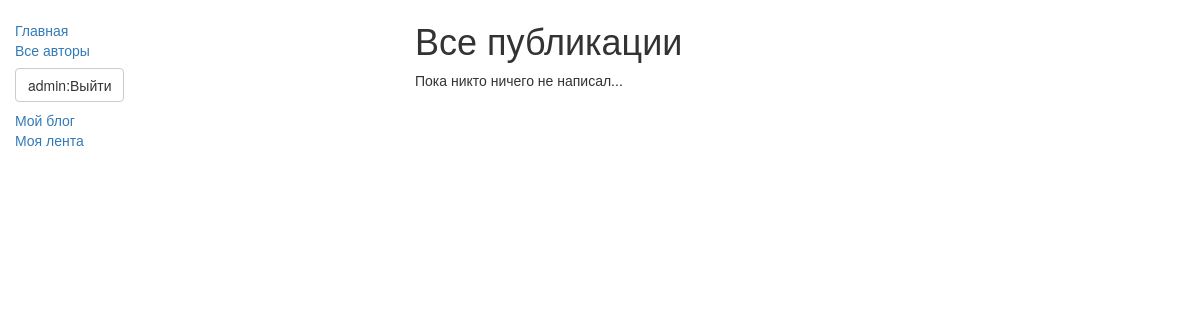
Before: / (signed in) with the older database file.
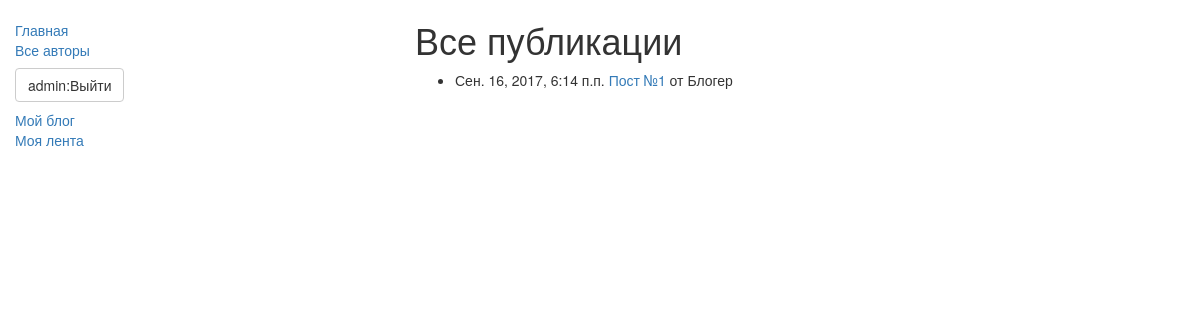
After: the same page with the newer database file.
### blog/models.py (models this page shows, shortened)
class Post(models.Model):
    title = models.CharField(max_length=256, verbose_name='Заголовок')
    created = models.DateTimeField(auto_now_add=True, verbose_name='Создано')
    published = models.DateTimeField(blank=True, null=True, verbose_name='Опубликовано')
    content = models.TextField(verbose_name='Контент')
    author = models.ForeignKey(Profile, related_name='author')
    def get_absolute_url(self):
        return '/post/%i/' % self.pk
    class Meta:
        ordering = ('-published',)

class Profile(models.Model):
    user = models.OneToOneField(User, on_delete=models.CASCADE)
    blog_name = models.CharField(max_length=1024, verbose_name='Название блога')
    subscribes = models.ManyToManyField("self", blank=True, symmetrical=False)  # Подписки

### blog/views.py (the view)
# urls.py: url(r'^$', views.PostsListView.as_view(model=blog.Post), name='index'),
class PostsListView(ListView):
    model = Post
    context_object_name = 'posts_list'
    queryset = Post.objects.exclude(published__isnull=True)
    template_name = 'posts/index.html'

### blog/templates/posts/index.html
{% extends 'base_generic.html' %} {% block content %}
<h1>Все публикации</h1>
{% if posts_list %}
<ul>
    {% for post in posts_list %}
    <li>
        {{ post.published }}<a href="{{ post.get_absolute_url }}"> {{ post.title }} </a>от {{ post.author.user.first_name }}
    </li>
    {% endfor %}
</ul>
{% else %}
<p>Пока никто ничего не написал...</p>
{% endif %} {% endblock content %}

Changed rows visible on the page:
added Post: published "Сен. 16, 2017, 6:14 п.п.", title "Пост №1", author.user.first_name "Блогер"
Other visible differences:
text no longer shown: "Пока никто ничего не написал..."
